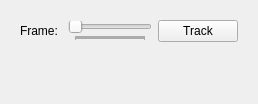
      <widget class="QWidget" name="cellTrackingTab">
       <attribute name="title">
        <string>Cell Tracking</string>
       </attribute>
       <layout class="QVBoxLayout" name="verticalLayout_14">
        <item>
         <widget class="QWidget" name="widget_19" native="true">
          <property name="sizePolicy">
           <sizepolicy hsizetype="Minimum" vsizetype="Minimum">
            <horstretch>0</horstretch>
            <verstretch>0</verstretch>
           </sizepolicy>
          </property>
          <layout class="QHBoxLayout" name="horizontalLayout_15">
           <item>
            <widget class="QLabel" name="label_9">
             <property name="text">
              <string>Frame: </string>
             </property>
            </widget>
           </item>
           <item>
            <widget class="QSlider" name="trackingSlider">
             <property name="orientation">
              <enum>Qt::Horizontal</enum>
             </property>
             <property name="tickPosition">
              <enum>QSlider::TicksBelow</enum>
             </property>
             <property name="tickInterval">
              <number>1</number>
             </property>
            </widget>
           </item>
           <item>
            <widget class="QPushButton" name="trackButton">
             <property name="text">
              <string>Track</string>
             </property>
            </widget>
           </item>
          </layout>
         </widget>
        </item>
        <item>
         <widget class="QWidget" name="widget_6" native="true">
          <property name="sizePolicy">
           <sizepolicy hsizetype="Expanding" vsizetype="Expanding">
            <horstretch>0</horstretch>
            <verstretch>0</verstretch>
           </sizepolicy>
          </property>
          <layout class="QHBoxLayout" name="horizontalLayout_16">
           <item>
            <widget class="QWidget" name="widget_13" native="true">
             <property name="sizePolicy">
              <sizepolicy hsizetype="Expanding" vsizetype="Expanding">
               <horstretch>0</horstretch>
               <verstretch>0</verstretch>
              </sizepolicy>
             </property>
             <layout class="QVBoxLayout" name="verticalLayout_15">
              <item>
               <widget class="QVTKWidget" name="trackingQVTKView" native="true">
                <property name="sizePolicy">
                 <sizepolicy hsizetype="Expanding" vsizetype="Expanding">
                  <horstretch>0</horstretch>
                  <verstretch>0</verstretch>
                 </sizepolicy>
                </property>
               </widget>
              </item>
             </layout>
            </widget>
           </item>
          </layout>
         </widget>
        </item>
       </layout>
      </widget>
